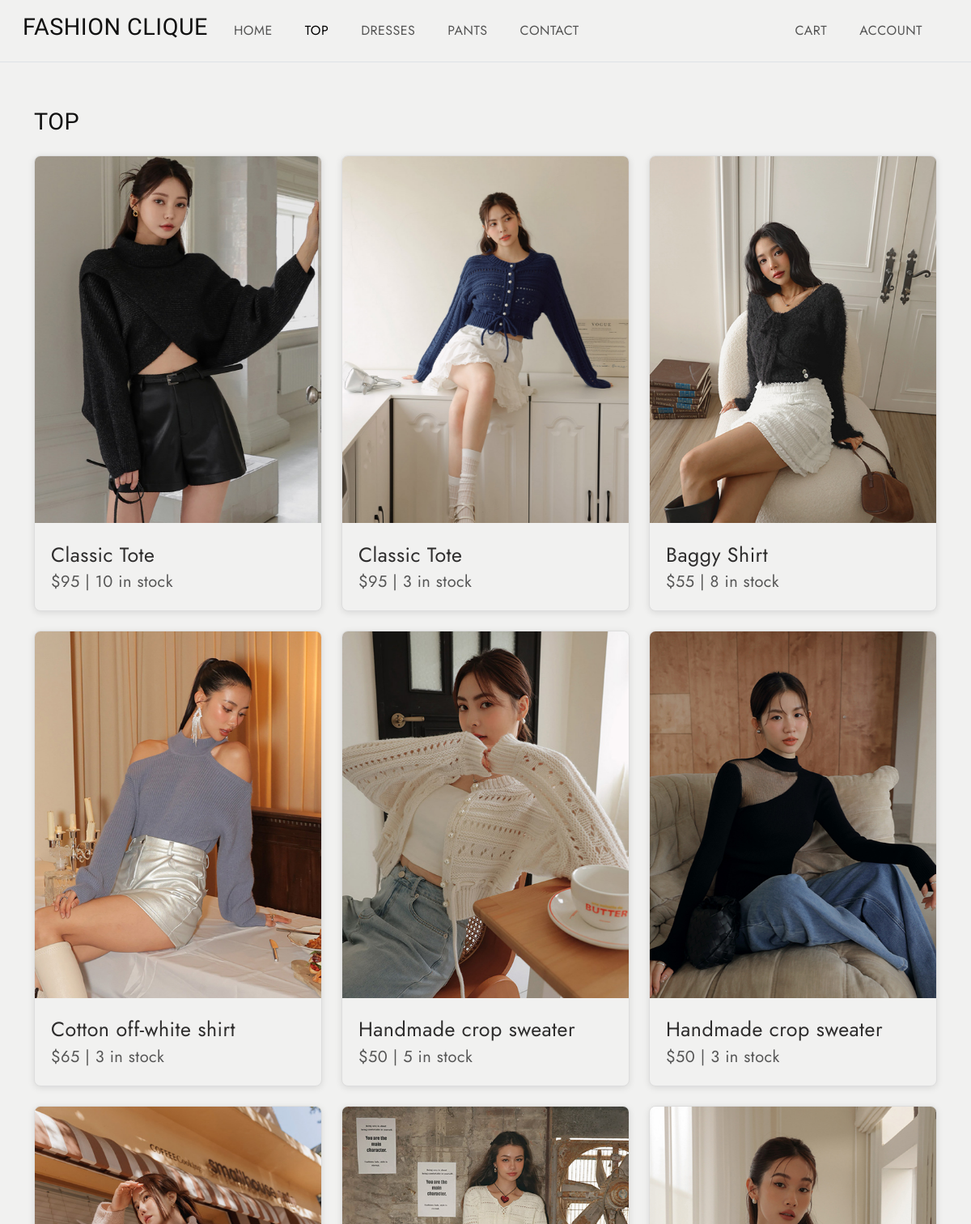
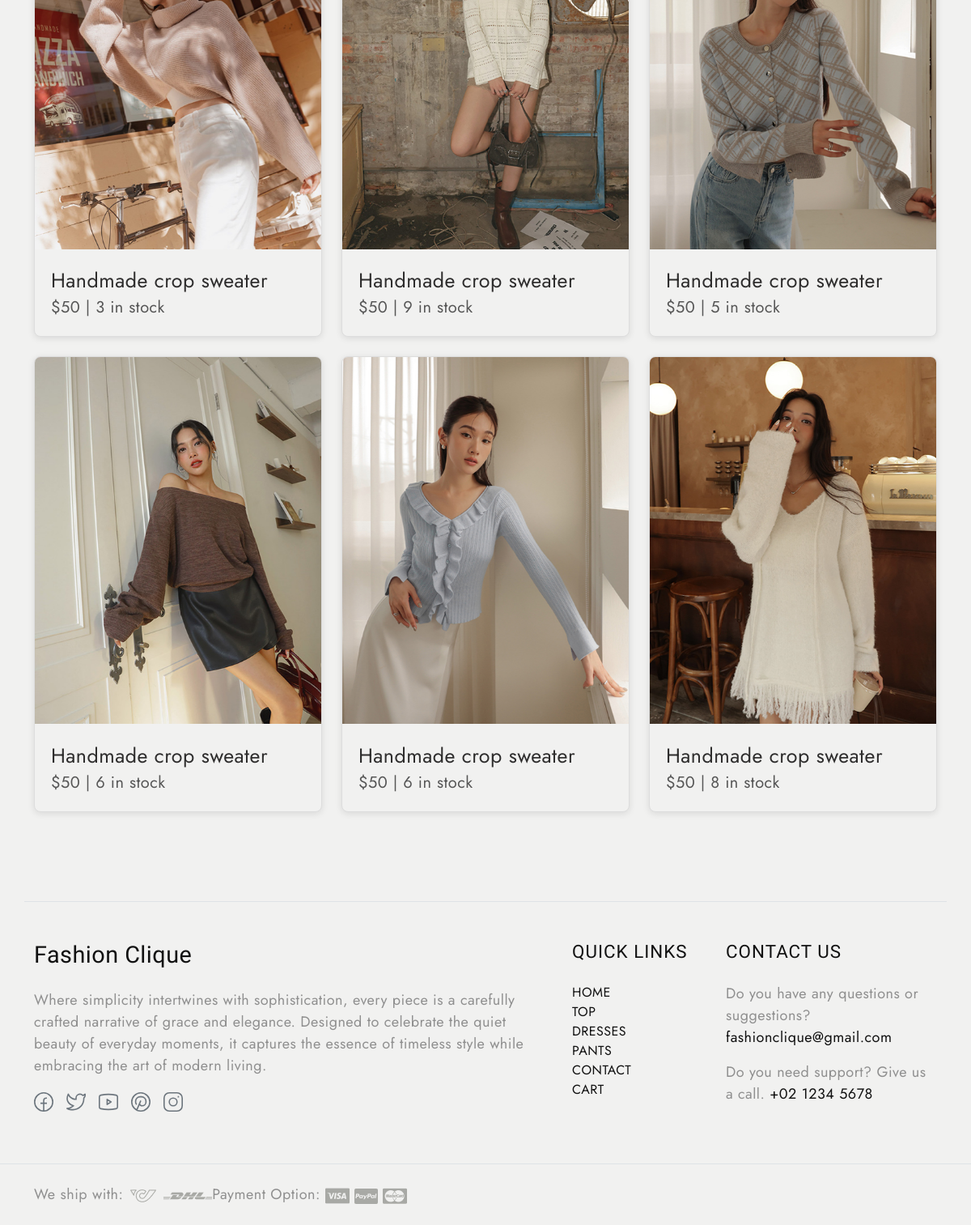
The app's page /top with its own data (2 pictures, top to bottom).
### tables this page shows
CREATE TABLE products (id INTEGER PRIMARY KEY AUTOINCREMENT, name TEXT NOT NULL, type TEXT NOT NULL, price INTEGER NOT NULL, img TEXT NOT NULL, stock INTEGER NOT NULL);

### app.py (the view)
@app.route('/top')
def top():
    products = get_products("top")
    return render_template('top.html', products=products)

### app.py (called while the page is built)
def get_products(product_type):
    conn = sqlite3.connect(DB_PATH)
    c = conn.cursor()
    if product_type:
        c.execute("SELECT * FROM products WHERE type=?", (product_type,))
    products = c.fetchall()  # Fetch all rows
    conn.close()
    return products

### templates/top.html (shortened to what this page needs)
<!DOCTYPE html>
<html lang="en">
  <head>
    <link
      href="https://cdn.jsdelivr.net/npm/bootstrap@5.3.0-alpha3/dist/css/bootstrap.min.css"
      rel="stylesheet"
    />
    <link
      rel="stylesheet"
      type="text/css"
      href="{{ url_for('static', filename='css/vendor.css') }}"
    />
    <link
      rel="stylesheet"
      href="https://cdn.jsdelivr.net/npm/swiper@9/swiper-bundle.min.css"
    />
    <link
      rel="stylesheet"
      type="text/css"
      href="{{ url_for('static', filename='css/style.css') }}"
    />
  </head>
  <body class="homepage">
    <nav
      class="navbar navbar-expand-lg bg-light text-uppercase fs-6 p-3 border-bottom align-items-center"
    >
      <div class="container-fluid">
        <div class="row justify-content-between align-items-center w-100">
          <div class="col-auto d-flex align-items-center gap-4">
            <h4>FASHION CLIQUE</h4>
            <ul class="navbar-nav d-flex flex-row gap-4 mb-0">
              <li class="nav-item">
                <a class="nav-link" href="/index">Home</a>
              </li>
              <li class="nav-item">
                <a class="nav-link active" href="/top">Top</a>
              </li>
              <li class="nav-item">
                <a class="nav-link" href="/dresses">Dresses</a>
              </li>
              <li class="nav-item">
                <a class="nav-link" href="/pants">Pants</a>
              </li>
              <li class="nav-item">
                <a class="nav-link" href="/contact">Contact</a>
              </li>
            </ul>
          </div>
          <div class="col-auto">
            <ul class="navbar-nav d-flex flex-row gap-4">
              <li class="nav-item">
                <a class="nav-link" href="/cart">Cart</a>
              </li>
              <li class="nav-item">
                <a id="accountLink" class="nav-link" href="#">Account</a>
              </li>
            </ul>
          </div>
        </div>
      </div>
    </nav>
    <section
      id="best-sellers"
      class="best-sellers py-2 position-relative bg-light"
    >
      <div class="container">
        <div
          class="d-flex flex-wrap justify-content-between align-items-center mt-5 mb-3 bg-light"
        >
          <h4 class="text-uppercase">Top</h4>
        </div>
        <div class="row g-4 bg-light">
          {% for product in products %}
          <div class="col-md-4">
            <div class="product-item image-zoom-effect link-effect bg-light">
              <div class="image-holder">
                <div
                  class="image-wrapper {% if product[5] == 0 %}out-of-stock{% endif %}"
                >
                  <a href="/index">
                    <img
                      src="{{ url_for('static', filename=product[4]) }}"
                      alt="product"
                      class="product-image img-fluid"
                    />
                  </a>
                </div>
              </div>
              <div class="product-content">
                <div class="product-name">
                  <span>{{ product[1] }}</span>
                </div>
                <div class="product-info">
                  <span class="price">${{ product[3] }}</span>
                  <span>|</span>
                  <span class="stock">
                    {% if product[5] == 0 %} Unavailable {% else %} {{
                    product[5] }} in stock {% endif %}
                  </span>
                </div>
              </div>
            </div>
          </div>
          {% endfor %}
        </div>
      </div>
    </section>
    <footer id="footer" class="bg-light">
      <div class="container">
        <br /><br />
        <div class="row d-flex flex-wrap py-5 border-top">
          <div class="col-md-7 col-sm-6">
            <div class="footer-menu footer-menu-001">
              <div class="footer-intro mb-4">
                <h4>Fashion Clique</h4>
              </div>
              <p>
                Where simplicity intertwines with sophistication, every piece is
                a carefully crafted narrative of grace and elegance. Designed to
                celebrate the quiet beauty of everyday moments, it captures the
                essence of timeless style while embracing the art of modern
                living.
              </p>
              <div class="social-links">
                <ul class="list-unstyled d-flex flex-wrap gap-3">
                  <li>
                    <a href="https://www.facebook.com" class="text-secondary">
                      <svg width="24" height="24" viewBox="0 0 24 24">
                        <use xlink:href="#facebook"></use>
                      </svg>
                    </a>
                  </li>
                  <li>
                    <a href="https://www.twitter.com" class="text-secondary">
                      <svg width="24" height="24" viewBox="0 0 24 24">
                        <use xlink:href="#twitter"></use>
                      </svg>
                    </a>
                  </li>
                  <li>
                    <a href="https://www.youtube.com" class="text-secondary">
                      <svg width="24" height="24" viewBox="0 0 24 24">
                        <use xlink:href="#youtube"></use>
                      </svg>
                    </a>
                  </li>
                  <li>
                    <a href="https://www.pinterest.com" class="text-secondary">
                      <svg width="24" height="24" viewBox="0 0 24 24">
                        <use xlink:href="#pinterest"></use>
                      </svg>
                    </a>
                  </li>
                  <li>
                    <a href="https://www.instagram.com" class="text-secondary">
                      <svg width="24" height="24" viewBox="0 0 24 24">
                        <use xlink:href="#instagram"></use>
                      </svg>
                    </a>
                  </li>
                </ul>
              </div>
            </div>
          </div>
          <div class="col-md-2 col-sm-6">
            <div class="footer-menu footer-menu-002">
              <h5 class="widget-title text-uppercase mb-4">Quick Links</h5>
              <ul
                class="menu-list list-unstyled text-uppercase border-animation-left fs-6"
              >
                <li class="menu-item">
                  <a href="/index" class="item-anchor">Home</a>
                </li>
                <li class="menu-item">
                  <a href="/top" class="item-anchor">Top</a>
                </li>
                <li class="menu-item">
                  <a href="/dresses" class="item-anchor">Dresses</a>
                </li>
                <li class="menu-item">
                  <a href="/pants" class="item-anchor">Pants</a>
                </li>
                <li class="menu-item">
                  <a href="/contact" class="item-anchor">Contact</a>
                </li>
                <li class="menu-item">
                  <a href="/cart" class="item-anchor">Cart</a>
                </li>
              </ul>
            </div>
          </div>
          <div class="col-md-3 col-sm-6">
            <div class="footer-menu footer-menu-004 border-animation-left">
              <h5 class="widget-title text-uppercase mb-4">Contact Us</h5>
              <p>
                Do you have any questions or suggestions?
                <a href="mailto:fashionclique@gmail.com" class="item-anchor"
                  >fashionclique@gmail.com</a
                >
              </p>
              <p>
                Do you need support? Give us a call.
                <a href="tel:+02 1234 5678" class="item-anchor"
                  >+02 1234 5678</a
                >
              </p>
            </div>
          </div>
        </div>
      </div>
      <div class="border-top py-4">
        <div class="container">
          <div class="row">
            <div class="col-md-6 d-flex flex-wrap">
              <div class="shipping">
                <span>We ship with:</span>
                <img
                  src="{{ url_for('static', filename='images/arct-icon.png') }}"
                  alt="icon"
                />
                <img
                  src="{{ url_for('static', filename='images/dhl-logo.png') }}"
                  alt="icon"
                />
              </div>
              <div class="payment-option">
                <span>Payment Option:</span>
                <img
                  src="{{ url_for('static', filename='images/visa-card.png') }}"
                  alt="card"
                />
                <img
                  src="{{ url_for('static', filename='images/paypal-card.png') }}"
                  alt="card"
                />
                <img
                  src="{{ url_for('static', filename='images/master-card.png') }}"
                  alt="card"
                />
              </div>
            </div>
          </div>
        </div>
      </div>
    </footer>
  </body>
</html>

### static/css/style.css (style rules this page uses)
body { --heading-font: "Marcellus", Roboto, sans-serif; --heading-font-weight: 400; --heading-color: #111; --heading-line-height: 1.24; --swiper-theme-color: #8c907e; --bs-body-font-family: "Jost", Roboto, sans-serif; --bs-body-font-size: 18px; --bs-body-font-weight: 400; --bs-body-line-height: 1.5; --bs-body-color: #8f8f8f; --bs-body-color-rgb: 143, 143, 143; --bs-primary: #8c907e; --bs-secondary: #6c757d; --bs-black: #111; --bs-light: #f1f1f0; --bs-dark: #212529; --bs-gray: #9aa1a7; --bs-gray-dark: #51565b; --bs-primary-rgb: 140, 144, 126; --bs-secondary-rgb: 108, 117, 125; --bs-black-rgb: 17, 17, 17; --bs-light-rgb: 241, 241, 240; --bs-dark-rgb: 33, 37, 41; --bs-link-color: #111; --bs-link-color-rgb: 17, 17, 17; --bs-link-decoration: underline; --bs-link-hover-color: #111; --bs-link-hover-color-rgb: 17, 17, 17; }
body { letter-spacing: 0.03rem; }
h1, .h1, h2, .h2, h3, .h3, h4, .h4, h5, .h5, h6, .h6 { font-family: var(--heading-font); font-weight: var(--heading-font-weight); color: var(--heading-color); line-height: var(--heading-line-height); }
h5, h6 { letter-spacing: 1px; }
h4, .h4 { font-size: 1.8rem; }
h5, .h5 { font-size: 1.4rem; }
a { text-decoration: none; }
.container-fluid { max-width: 1800px; }
.image-zoom-effect { display: flex; flex-wrap: wrap; }
.image-zoom-effect .image-holder { width: 100%; height: auto; overflow: hidden; transform: scale(1); transition: transform 0.3s cubic-bezier(0.25, 0.46, 0.45, 0.94); }
.image-zoom-effect img { transform: scale(1); will-change: transform; transition: transform 0.3s cubic-bezier(0.25, 0.46, 0.45, 0.94); z-index: 0; }
.border-animation-left .item-anchor { position: relative; margin-bottom: 20px; }
.border-animation-left .item-anchor:after { content: ""; position: absolute; width: 0; height: 1px; left: 0; bottom: 0; z-index: 9; background: var(--bs-dark); transition: all 0.5s ease; }
.border-animation-left.light-border .item-anchor:after, .border-animation-left .item-anchor:after { background: var(--bs-dark); }
.link-effect a { position: relative; padding: 0; overflow: hidden; transition: transform 0.5s; display: block; }
.link-effect a::after { content: attr(data-after); display: inline-block; transform: translateY(100%); position: absolute; left: 0; font-size: 1rem; text-align: inherit; text-transform: uppercase; transition: inherit; }
.product-item { position: relative; overflow: hidden; border: 1px solid #ddd; border-radius: 8px; box-shadow: 0 2px 8px rgba(0, 0, 0, 0.1); margin-bottom: 0px; background-color: #fff; display: flex; flex-direction: column; height: 100%; }
.product-image { width: 100%; height: 100%; object-fit: cover; transition: transform 0.3s ease-in-out, filter 0.3s ease; }
.product-content { padding: 20px; display: flex; flex-direction: column; }
.product-name { font-size: 25px; color: #2e2d2d; justify-content: space-between; align-items: center; }
.product-info { font-size: 20px; color: #555; justify-content: space-between; align-items: center; }
.product-info .price { text-align: left; flex: 1; }
.product-info .stock { text-align: right; flex: 1; }
.image-holder { position: relative; }
.image-wrapper { position: relative; }

### records on screen
products: img (picture), name "Classic Tote", price "95", stock "10"
products: img (picture), name "Classic Tote", price "95", stock "3"
products: img (picture), name "Baggy Shirt", price "55", stock "8"
products: img (picture), name "Cotton off-white shirt", price "65", stock "3"
products: img (picture), name "Handmade crop sweater", price "50", stock "5"
products: img (picture), name "Handmade crop sweater", price "50", stock "3"
products: img (picture), name "Handmade crop sweater", price "50", stock "3"
products: img (picture), name "Handmade crop sweater", price "50", stock "9"
products: img (picture), name "Handmade crop sweater", price "50", stock "5"
products: img (picture), name "Handmade crop sweater", price "50", stock "6"
products: img (picture), name "Handmade crop sweater", price "50", stock "6"
products: img (picture), name "Handmade crop sweater", price "50", stock "8"
